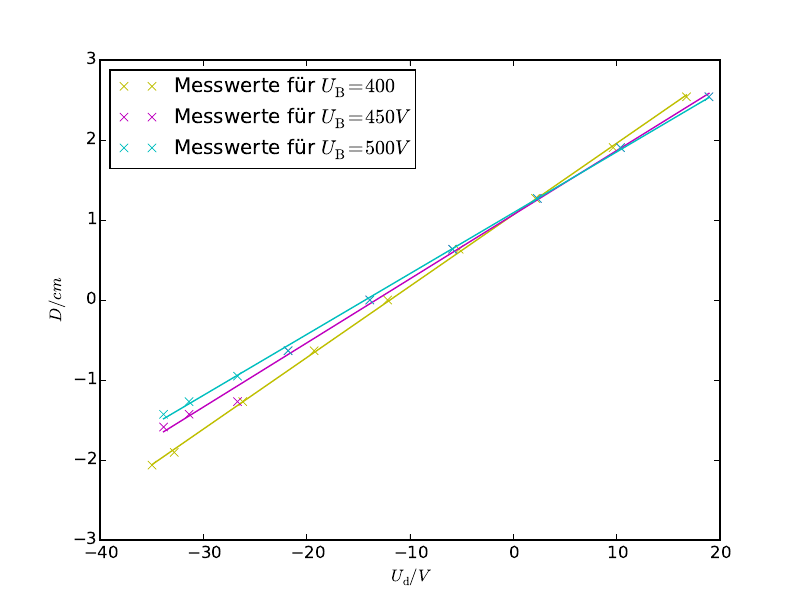

Write Python code to recreate this figure.
import matplotlib.pyplot as plt
import numpy as np
from scipy.optimize import curve_fit

x=np.linspace(-40,20)
x,y=np.genfromtxt('a5.txt',unpack=True) #U_B=400V
x1,y1=np.genfromtxt('a6.txt', unpack=True) #U_B=450V
x2,y2=np.genfromtxt('a7.txt', unpack=True) #U_B=500V


def f(x,a,b):
    return a*x+b
params,covariance = curve_fit(f,x,y)
errors = np.sqrt(np.diag(covariance))
print ('a=',params[0], '±', errors[0])
print ('b=',params[1],'±', errors [1])

plt.plot(x,y,'yx',label="Messwerte für $U_\mathrm{B}=400$")
plt.plot(x,f(x, *params), 'y-')

def f(x1,c,d):
    return c*x1+d
params,covariance = curve_fit(f,x1,y1)
errors = np.sqrt(np.diag(covariance))
print ('c=',params[0], '±', errors[0])
print ('d=',params[1],'±', errors [1])

plt.plot(x1,y1, 'mx',label="Messwerte für $U_\mathrm{B}=450V$")
plt.plot(x1,f(x1, *params), 'm-')

def f(x2,e,f):
    return e*x2+f
params,covariance = curve_fit(f,x2,y2)
errors = np.sqrt(np.diag(covariance))
print ('e=',params[0], '±', errors[0])
print ('f=',params[1],'±', errors [1])

plt.plot(x2,y2, 'cx',label="Messwerte für $U_\mathrm{B}=500V$")
plt.plot(x1,f(x1, *params), 'c-')



plt.xlabel(r'$U_\mathrm{d}/V$')
plt.ylabel('$D/cm$')
plt.legend(loc='best')
plt.savefig('501-a2.pdf')
